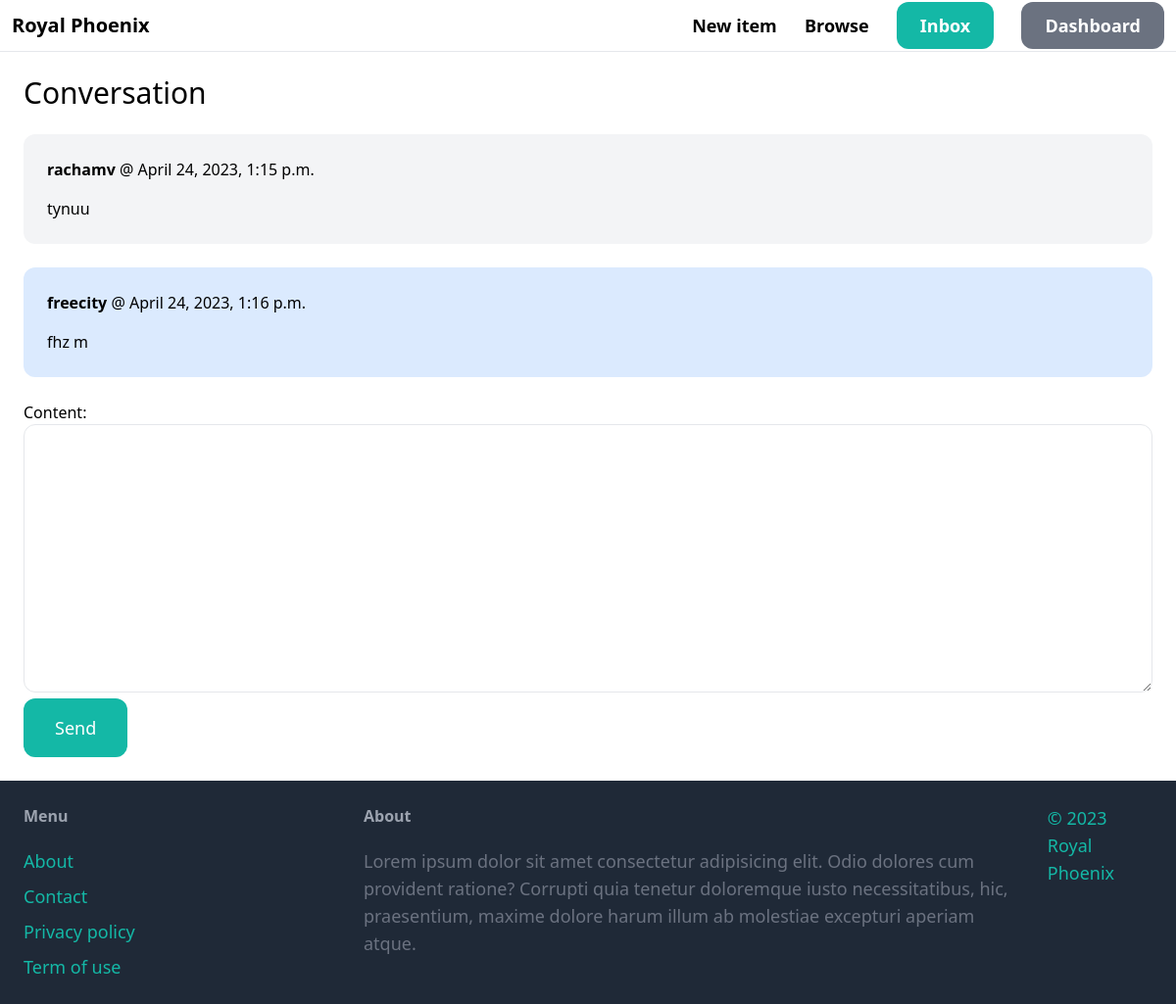
Screenshot of /inbox/1/ (signed in) with the database file from the repository.
### conversation/models.py (models this page shows)
class ConversationMessage(models.Model):
    conversation = models.ForeignKey(Conversation, related_name='messages', on_delete=models.CASCADE)
    content = models.TextField()
    created_at = models.DateTimeField(auto_now_add=True)
    created_by = models.ForeignKey(User, related_name='created_messages', on_delete=models.CASCADE)

### conversation/views.py (the view)
# urls.py: path('<int:pk>/', views.detail, name='detail'),
@login_required
def detail(request, pk):
    conversation = Conversation.objects.filter(members__in=[request.user.id]).get(pk=pk)
    if request.method == 'POST':
        form = ConversationMessageForm(request.POST)
        if form.is_valid():
            conversation_message = form.save(commit=False)
            conversation_message.conversation = conversation
            conversation_message.created_by = request.user
            conversation_message.save()
            conversation.save()
            return redirect('conversation:detail', pk=pk)
    else:
        form = ConversationMessageForm()
    return render(request, 'conversation/detail.html', {
        'conversation': conversation,
        'form': form
    })

### conversation/forms.py
class ConversationMessageForm(forms.ModelForm):
    class Meta:
        model = ConversationMessage
        fields = ('content',)
        widgets = {
            'content': forms.Textarea(attrs={
                'class': 'w-full py-4 px-6 rounded-xl border'
            })
        }

### templates/conversation/detail.html (shortened to what this page needs)
{% extends 'core/base.html' %}
{% block content %}
<h1 class="mb-6 text-3xl">Conversation</h1>
<div class="space-y-6">
    {% for message in conversation.messages.all %}
        <div class="p-6 flex {% if message.created_by == request.user %}bg-blue-100{% else %}bg-gray-100{% endif %} rounded-xl">
            <div>
                <p class="mb-4"><strong>{{ message.created_by.username }}</strong> @ {{ message.created_at }}</p>
                <p>{{ message.content }}</p>
            </div>
        </div>
    {% endfor %}
</div>
<form method="post" action="." class="mt-6">
    {{ form.as_p }}
    <button class="py-4 px-8 text-lg bg-teal-500 hover:bg-teal-700 rounded-xl text-white">Send</button>
</form>
{% endblock %}

### rows the page displays
ConversationMessage: created_by.username "rachamv", created_at "April 24, 2023, 1:15 p.m.", content "tynuu"
ConversationMessage: created_by.username "freecity", created_at "April 24, 2023, 1:16 p.m.", content "fhz m"
